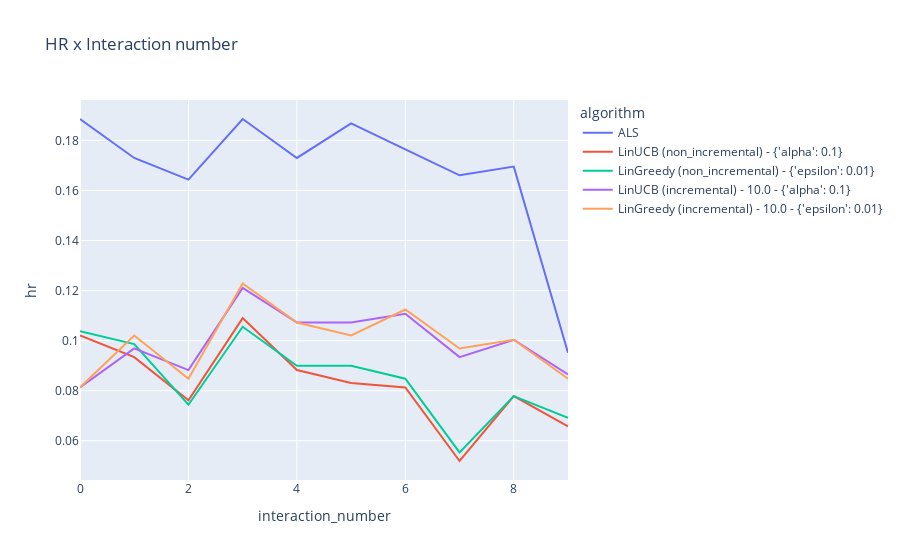

This figure's notebook cell:
### Code cell
train_size = 0.40
window_size = 0.10
save_path = f'results-v2/{round(train_size * 100):02}-{round((1 - train_size) * 100):02}/recs.csv'

df_recs = pd.read_csv(save_path)
df_recs = filter_best_results(df_recs)

new_algo_names = []
for i, row in df_recs.iterrows():
    new_name = row['algorithm']
    if not math.isnan(row['batch_size']):
        new_name += f' - {row["batch_size"]}'
    if row['hiperparams'] != '{}':
        new_name += f' - {row["hiperparams"]}'
    new_algo_names.append(new_name)

df_recs['algorithm'] = new_algo_names

df_hrs = pd.DataFrame(columns=['algorithm', 'interaction_number', 'hr'])
for algo in df_recs['algorithm'].unique():
    curr_interactions = df_recs[df_recs['algorithm'] == algo]
    curr_interactions = curr_interactions.sort_values(by='interaction_number')

    hrs = []
    hits = 0
    total = 0
    for i, interaction in curr_interactions.iterrows():
        total += 1
        if interaction['item_id'] in eval(interaction['recommendations']):
            hits += 1
        
        if total % int(len(curr_interactions) * window_size) == 0:
            hrs.append(hits / total)
            total = 0
            hits = 0
    
    df_hrs = pd.concat([df_hrs, pd.DataFrame({'algorithm': [algo for _ in range(len(hrs))], 'interaction_number': [i for i in range(int(1 / window_size))], 'hr': hrs})])

fig = px.line(df_hrs, x='interaction_number', y='hr', color='algorithm', title='HR x Interaction number')
fig.show()

### Figure 1 — Plotly figure (JSON) as saved in the notebook; plotly's stock layout.template omitted (floating-point values rounded to 4 significant figures)
{"data": [{"hovertemplate": "algorithm=ALS<br>interaction_number=%{x}<br>hr=%{y}<extra></extra>", "legendgroup": "ALS", "line": {"color": "#636efa", "dash": "solid"}, "marker": {"symbol": "circle"}, "mode": "lines", "name": "ALS", "orientation": "v", "showlegend": true, "type": "scatter", "x": [0, 1, 2, 3, 4, 5, 6, 7, 8, 9], "xaxis": "x", "y": [0.1886, 0.173, 0.1644, 0.1886, 0.173, 0.1869, 0.1765, 0.1661, 0.1696, 0.09516], "yaxis": "y"}, {"hovertemplate": "algorithm=LinUCB (non_incremental) - {'alpha': 0.1}<br>interaction_number=%{x}<br>hr=%{y}<extra></extra>", "legendgroup": "LinUCB (non_incremental) - {'alpha': 0.1}", "line": {"color": "#EF553B", "dash": "solid"}, "marker": {"symbol": "circle"}, "mode": "lines", "name": "LinUCB (non_incremental) - {'alpha': 0.1}", "orientation": "v", "showlegend": true, "type": "scatter", "x": [0, 1, 2, 3, 4, 5, 6, 7, 8, 9], "xaxis": "x", "y": [0.1021, 0.09343, 0.07612, 0.109, 0.08824, 0.08304, 0.08131, 0.0519, 0.07785, 0.06574], "yaxis": "y"}, {"hovertemplate": "algorithm=LinGreedy (non_incremental) - {'epsilon': 0.01}<br>interaction_number=%{x}<br>hr=%{y}<extra></extra>", "legendgroup": "LinGreedy (non_incremental) - {'epsilon': 0.01}", "line": {"color": "#00cc96", "dash": "solid"}, "marker": {"symbol": "circle"}, "mode": "lines", "name": "LinGreedy (non_incremental) - {'epsilon': 0.01}", "orientation": "v", "showlegend": true, "type": "scatter", "x": [0, 1, 2, 3, 4, 5, 6, 7, 8, 9], "xaxis": "x", "y": [0.1038, 0.09862, 0.07439, 0.1055, 0.08997, 0.08997, 0.08478, 0.05536, 0.07785, 0.0692], "yaxis": "y"}, {"hovertemplate": "algorithm=LinUCB (incremental) - 10.0 - {'alpha': 0.1}<br>interaction_number=%{x}<br>hr=%{y}<extra></extra>", "legendgroup": "LinUCB (incremental) - 10.0 - {'alpha': 0.1}", "line": {"color": "#ab63fa", "dash": "solid"}, "marker": {"symbol": "circle"}, "mode": "lines", "name": "LinUCB (incremental) - 10.0 - {'alpha': 0.1}", "orientation": "v", "showlegend": true, "type": "scatter", "x": [0, 1, 2, 3, 4, 5, 6, 7, 8, 9], "xaxis": "x", "y": [0.08131, 0.09689, 0.08824, 0.1211, 0.1073, 0.1073, 0.1107, 0.09343, 0.1003, 0.08651], "yaxis": "y"}, {"hovertemplate": "algorithm=LinGreedy (incremental) - 10.0 - {'epsilon': 0.01}<br>interaction_number=%{x}<br>hr=%{y}<extra></extra>", "legendgroup": "LinGreedy (incremental) - 10.0 - {'epsilon': 0.01}", "line": {"color": "#FFA15A", "dash": "solid"}, "marker": {"symbol": "circle"}, "mode": "lines", "name": "LinGreedy (incremental) - 10.0 - {'epsilon': 0.01}", "orientation": "v", "showlegend": true, "type": "scatter", "x": [0, 1, 2, 3, 4, 5, 6, 7, 8, 9], "xaxis": "x", "y": [0.08131, 0.1021, 0.08478, 0.1228, 0.1073, 0.1021, 0.1125, 0.09689, 0.1003, 0.08478], "yaxis": "y"}], "layout": {"legend": {"title": {"text": "algorithm"}, "tracegroupgap": 0}, "title": {"text": "HR x Interaction number"}, "xaxis": {"anchor": "y", "domain": [0, 1], "title": {"text": "interaction_number"}}, "yaxis": {"anchor": "x", "domain": [0, 1], "title": {"text": "hr"}}}}
